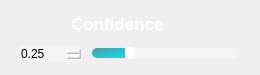
                 <widget class="QFrame" name="Conf_QF">
                  <property name="minimumSize">
                   <size>
                    <width>260</width>
                    <height>75</height>
                   </size>
                  </property>
                  <property name="maximumSize">
                   <size>
                    <width>260</width>
                    <height>75</height>
                   </size>
                  </property>
                  <property name="styleSheet">
                   <string notr="true">QFrame#Conf_QF{
border:2px solid rgba(255, 255, 255, 70);
border-radius:15px;
}</string>
                  </property>
                  <layout class="QVBoxLayout" name="verticalLayout_18">
                   <item>
                    <widget class="QPushButton" name="ToggleBotton_3">
                     <property name="sizePolicy">
                      <sizepolicy hsizetype="Expanding" vsizetype="Fixed">
                       <horstretch>0</horstretch>
                       <verstretch>0</verstretch>
                      </sizepolicy>
                     </property>
                     <property name="minimumSize">
                      <size>
                       <width>0</width>
                       <height>30</height>
                      </size>
                     </property>
                     <property name="maximumSize">
                      <size>
                       <width>16777215</width>
                       <height>30</height>
                      </size>
                     </property>
                     <property name="font">
                      <font>
                       <family>Nirmala UI</family>
                       <pointsize>13</pointsize>
                       <italic>false</italic>
                       <bold>true</bold>
                      </font>
                     </property>
                     <property name="cursor">
                      <cursorShape>ArrowCursor</cursorShape>
                     </property>
                     <property name="mouseTracking">
                      <bool>true</bool>
                     </property>
                     <property name="focusPolicy">
                      <enum>Qt::FocusPolicy::StrongFocus</enum>
                     </property>
                     <property name="contextMenuPolicy">
                      <enum>Qt::ContextMenuPolicy::DefaultContextMenu</enum>
                     </property>
                     <property name="layoutDirection">
                      <enum>Qt::LayoutDirection::LeftToRight</enum>
                     </property>
                     <property name="autoFillBackground">
                      <bool>false</bool>
                     </property>
                     <property name="styleSheet">
                      <string notr="true">QPushButton{
background-image: url(:/setting /images/newsize/conf.png);
background-repeat: no-repeat;
background-position: left center;
border: none;
border-left: 20px solid transparent;

text-align: left;
padding-left: 40px;
padding-bottom: 4px;
color: white;
font: 700 13pt &quot;Nirmala UI&quot;;
}</string>
                     </property>
                     <property name="text">
                      <string>Confidence</string>
                     </property>
                     <property name="autoDefault">
                      <bool>false</bool>
                     </property>
                     <property name="default">
                      <bool>false</bool>
                     </property>
                     <property name="flat">
                      <bool>false</bool>
                     </property>
                    </widget>
                   </item>
                   <item>
                    <widget class="QFrame" name="frame">
                     <property name="sizePolicy">
                      <sizepolicy hsizetype="Preferred" vsizetype="Preferred">
                       <horstretch>0</horstretch>
                       <verstretch>0</verstretch>
                      </sizepolicy>
                     </property>
                     <property name="minimumSize">
                      <size>
                       <width>0</width>
                       <height>20</height>
                      </size>
                     </property>
                     <property name="maximumSize">
                      <size>
                       <width>16777215</width>
                       <height>20</height>
                      </size>
                     </property>
                     <layout class="QHBoxLayout" name="horizontalLayout_17" stretch="3,7">
                      <property name="spacing">
                       <number>10</number>
                      </property>
                      <property name="leftMargin">
                       <number>8</number>
                      </property>
                      <property name="topMargin">
                       <number>0</number>
                      </property>
                      <property name="rightMargin">
                       <number>10</number>
                      </property>
                      <property name="bottomMargin">
                       <number>0</number>
                      </property>
                      <item>
                       <widget class="QDoubleSpinBox" name="conf_spinbox">
                        <property name="cursor">
                         <cursorShape>PointingHandCursor</cursorShape>
                        </property>
                        <property name="styleSheet">
                         <string notr="true">QDoubleSpinBox {
border: 0px solid lightgray;
border-radius: 2px;
background-color: rgba(255,255,255,90);
font: 600 9pt &quot;Segoe UI&quot;;
}
        
QDoubleSpinBox::up-button {
width: 10px;
height: 9px;
margin: 0px 3px 0px 0px;
border-image: url(:/setting /images/newsize/box_up.png);
}
QDoubleSpinBox::up-button:pressed {
margin-top: 1px;
}
            
QDoubleSpinBox::down-button {
width: 10px;
height: 9px;
margin: 0px 3px 0px 0px;
border-image: url(:/setting /images/newsize/box_down.png);
}
QDoubleSpinBox::down-button:pressed {
margin-bottom: 1px;
}</string>
                        </property>
                        <property name="minimum">
                         <double>0.010000000000000</double>
                        </property>
                        <property name="maximum">
                         <double>1.000000000000000</double>
                        </property>
                        <property name="singleStep">
                         <double>0.050000000000000</double>
                        </property>
                        <property name="value">
                         <double>0.250000000000000</double>
                        </property>
                       </widget>
                      </item>
                      <item>
                       <widget class="QSlider" name="conf_slider">
                        <property name="cursor">
                         <cursorShape>PointingHandCursor</cursorShape>
                        </property>
                        <property name="styleSheet">
                         <string notr="true">QSlider::groove:horizontal {
border: none;
height: 10px;
background-color: rgba(255,255,255,90);
border-radius: 5px;
}

QSlider::handle:horizontal {
width: 10px;
margin: -1px 0px -1px 0px;
border-radius: 3px;
background-color: white;
}

QSlider::sub-page:horizontal {
background-color: qlineargradient(x1:0, y1:0, x2:1, y2:1, stop:0 #59969b, stop:1 #04e7fa);
border-radius: 5px;
}</string>
                        </property>
                        <property name="minimum">
                         <number>1</number>
                        </property>
                        <property name="maximum">
                         <number>100</number>
                        </property>
                        <property name="value">
                         <number>25</number>
                        </property>
                        <property name="orientation">
                         <enum>Qt::Orientation::Horizontal</enum>
                        </property>
                       </widget>
                      </item>
                     </layout>
                    </widget>
                   </item>
                  </layout>
                 </widget>
